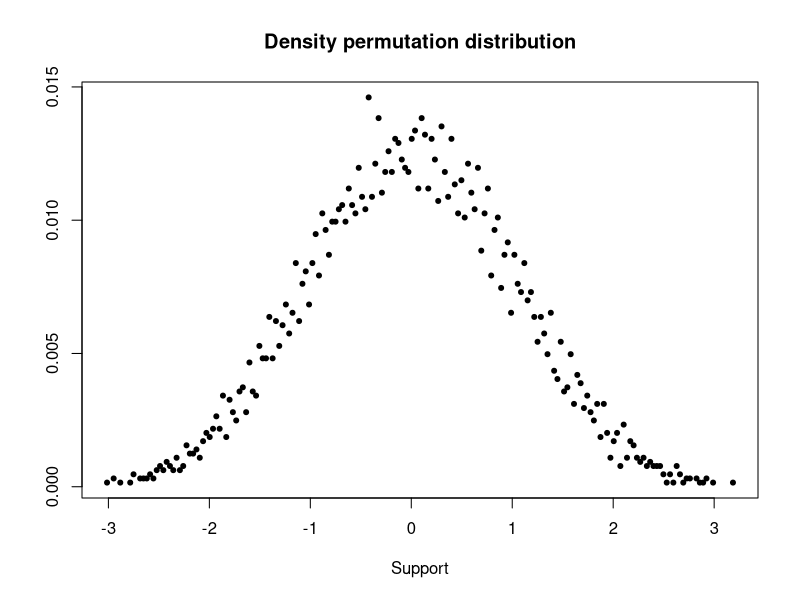
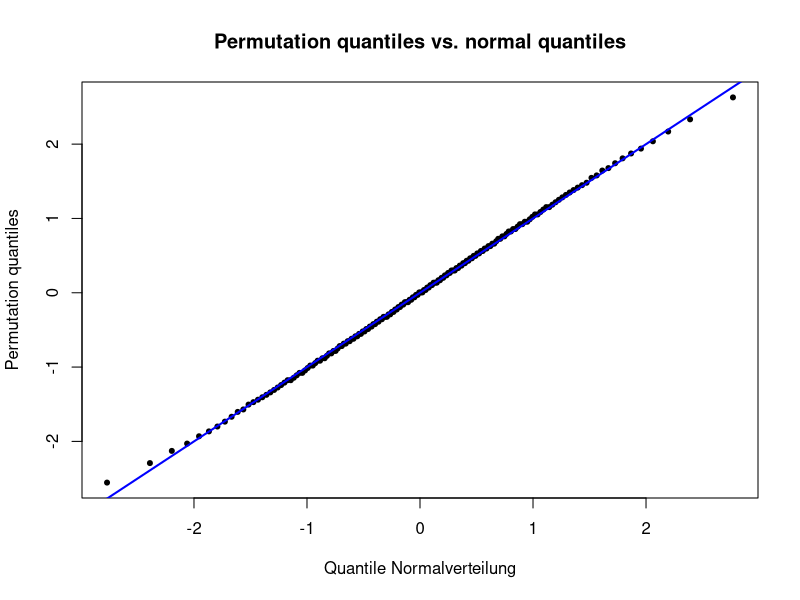
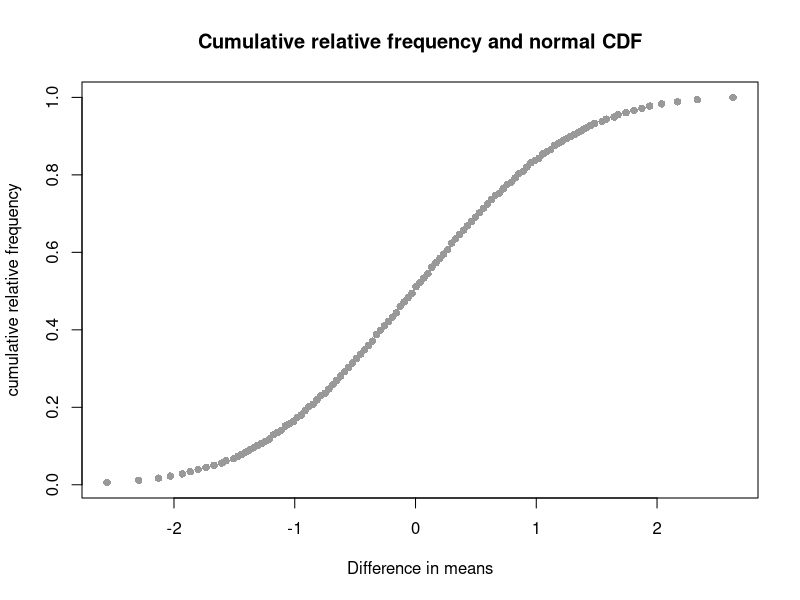

Source code (R) for these figures, in order: (Note: this script raises an error after producing the figures.)
## ---- chunk 1
wants <- c("coin", "e1071")
has   <- wants %in% rownames(installed.packages())
if(any(!has)) install.packages(wants[!has])
## ---- chunk 2
set.seed(123)
Nj     <- c(7, 8)
sigma  <- 20
DVa    <- round(rnorm(Nj[1], 100, sigma))
DVb    <- round(rnorm(Nj[2], 110, sigma))
tIndDf <- data.frame(DV=c(DVa, DVb),
                     IV=factor(rep(c("A", "B"), Nj)))
## ---- chunk 3
library(coin)
(ot <- oneway_test(DV ~ IV, alternative="less", data=tIndDf, distribution="exact"))
## ---- chunk 4
tRes <- t.test(DV ~ IV, alternative="less", var.equal=TRUE, data=tIndDf)
tRes$p.value
## ---- chunk 5
idx   <- seq(along=tIndDf$DV)
idxA  <- combn(idx, Nj[1])
getDM <- function(x) { mean(tIndDf$DV[!(idx %in% x)]) - mean(tIndDf$DV[x]) }
resDM <- apply(idxA, 2, getDM)
diffM <- diff(tapply(tIndDf$DV, tIndDf$IV, mean))

# don't use <= because of floating point arithmetic problems
DMstar   <- apply(idxA, 2, getDM)
DMbase   <- mean(DVa) - mean(DVb)
tol      <- .Machine$double.eps^0.5
DMsIsLEQ <- (DMstar < DMbase) | (abs(DMstar-DMbase) < tol)
(pVal    <- sum(DMsIsLEQ) / length(DMstar))
## ---- chunk 6
supp <- support(ot)
dens <- sapply(supp, dperm, object=ot)
plot(supp, dens, xlab="Support", ylab=NA, pch=20, main="Density permutation distribution")
## ---- chunk 7
qEmp <- sapply(ppoints(supp), qperm, object=ot)
qqnorm(qEmp, xlab="Quantile Normalverteilung", ylab="Permutation quantiles",
       pch=20, main="Permutation quantiles vs. normal quantiles")
abline(a=0, b=1, lwd=2, col="blue")
## ---- chunk 8
plot(qEmp, ecdf(qEmp)(qEmp), col="gray60", pch=16,
     xlab="Difference in means", ylab="cumulative relative frequency",
     main="Cumulative relative frequency and normal CDF")
## ---- chunk 9
N      <- 12
id     <- factor(rep(1:N, times=2))
DVpre  <- rnorm(N, 100, 20)
DVpost <- rnorm(N, 110, 20)
tDepDf <- data.frame(DV=c(DVpre, DVpost),
                     IV=factor(rep(0:1, each=N), labels=c("pre", "post")))
## ---- chunk 10
library(coin)
oneway_test(DV ~ IV | id, alternative="less", distribution=approximate(B=9999), data=tDepDf)
## ---- chunk 11
t.test(DV ~ IV, alternative="less", paired=TRUE, data=tDepDf)$p.value
## ---- chunk 12
DVd    <- DVpre - DVpost
sgnLst <- lapply(numeric(N), function(x) { c(-1, 1) } )
sgnMat <- data.matrix(expand.grid(sgnLst))
getMD  <- function(x) { mean(abs(DVd) * x) }
MDstar <- apply(sgnMat, 1, getMD)
MDbase <- mean(DVd)

# don't use <= because of floating point arithmetic problems
tol      <- .Machine$double.eps^0.5
MDsIsLEQ <- (MDstar < MDbase) | (abs(MDstar-MDbase) < tol)
(pVal    <- sum(MDsIsLEQ) / length(MDstar))
## ---- chunk 13
Nf  <- 8
DV1 <- rbinom(Nf, size=1, prob=0.5)
DV2 <- rbinom(Nf, size=1, prob=0.5)
fisher.test(DV1, DV2, alternative="greater")$p.value
## ---- chunk 14
library(e1071)
permIdx  <- permutations(Nf)
getAgree <- function(idx) { sum(diag(table(DV1, DV2[idx]))) }
resAgree <- apply(permIdx, 1, getAgree)
agree12  <- sum(diag(table(DV1, DV2)))
(pVal    <- sum(resAgree >= agree12) / length(resAgree))
## ---- chunk 15
try(detach(package:e1071))
try(detach(package:coin))
try(detach(package:survival))
try(detach(package:splines))
